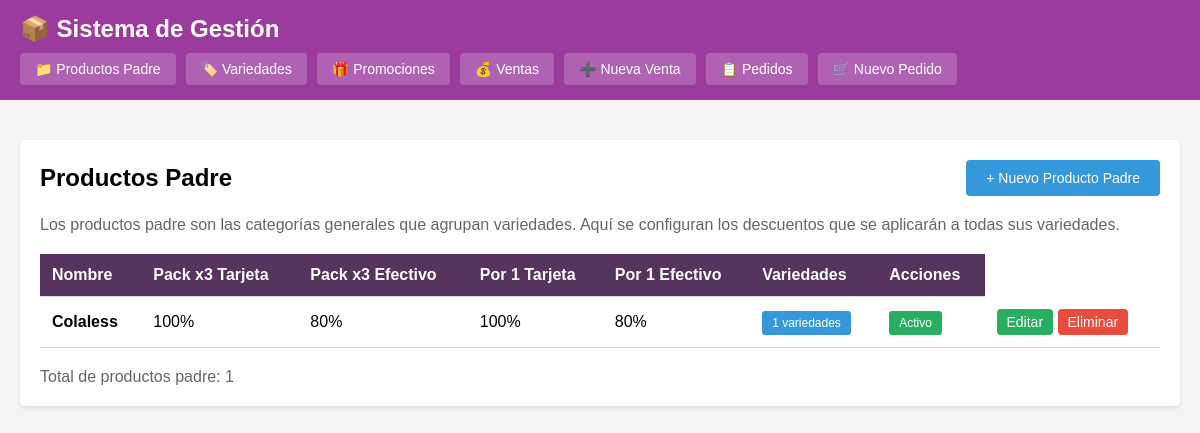
The page /index.php?c=productoPadre&a=index on the database as committed earlier.
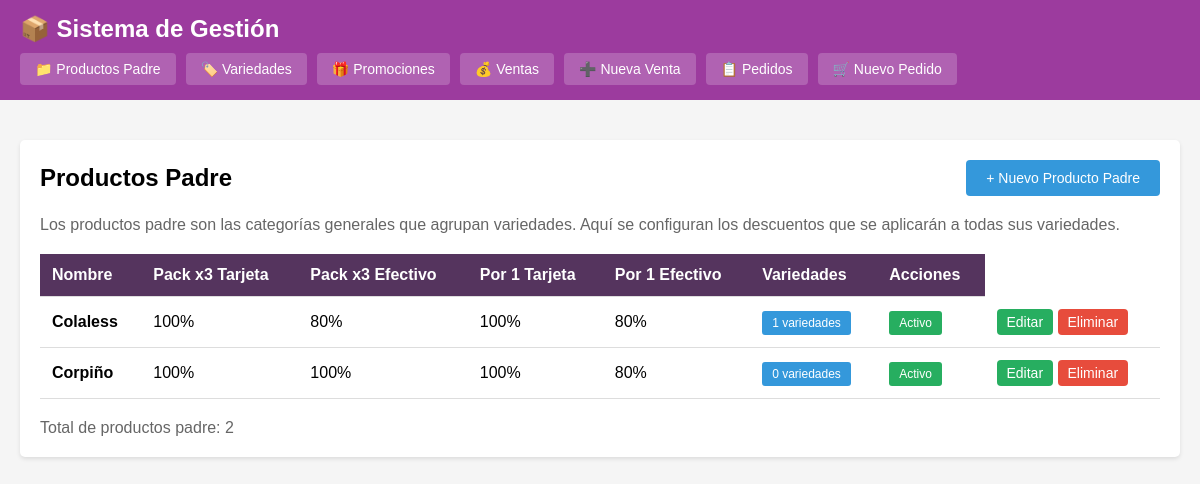
The same page on the database as committed later.
### tables this page shows
CREATE TABLE productos_padre (
            id INTEGER PRIMARY KEY AUTOINCREMENT,
            nombre VARCHAR(200) NOT NULL,
            porcentaje_pack3_tarjeta DECIMAL(5,2) DEFAULT 100,
            porcentaje_pack3_efectivo DECIMAL(5,2) DEFAULT 80,
            porcentaje_unidad_tarjeta DECIMAL(5,2) DEFAULT 100,
            porcentaje_unidad_efectivo DECIMAL(5,2) DEFAULT 80,
            activo INTEGER DEFAULT 1,
            fecha_creacion DATETIME DEFAULT CURRENT_TIMESTAMP
        );

### controllers/ProductoPadreController.php (called while the page is built, shortened)
<?php
class ProductoPadreController {
    private $productoPadreModel;
    public function __construct() {
        $this->productoPadreModel = new ProductoPadre();
    }
    public function index() {
        $productos = $this->productoPadreModel->getAll(true);
        $this->render('productos_padre/index', [
            'productos' => $productos
        ]);
    }
    private function render($view, $data = []) {
        extract($data);
        require BASE_PATH . '/views/' . $view . '.php';
        require BASE_PATH . '/views/layout.php';
    }
}
?>

### config/database.php (called while the page is built, shortened)
<?php
class Database {
    private static $instance = null;
    private $conn;
    private function __construct() {
        try {
            $this->conn = new PDO('sqlite:' . DB_PATH);
            $this->conn->setAttribute(PDO::ATTR_ERRMODE, PDO::ERRMODE_EXCEPTION);
            $this->conn->setAttribute(PDO::ATTR_DEFAULT_FETCH_MODE, PDO::FETCH_ASSOC);
        } catch(PDOException $e) {
            die("Error de conexión: " . $e->getMessage());
        }
    }
    public static function getInstance() {
        if (self::$instance === null) {
            self::$instance = new self();
        }
        return self::$instance;
    }
    public function getConnection() {
        return $this->conn;
    }
}
?>

### models/ProductoPadre.php (called while the page is built, shortened)
<?php
class ProductoPadre {
    private $db;
    public function __construct() {
        $this->db = Database::getInstance()->getConnection();
    }
    public function getAll($soloActivos = true) {
        $sql = "SELECT * FROM productos_padre";
        if ($soloActivos) $sql .= " WHERE activo = 1";
        $sql .= " ORDER BY nombre";
        $stmt = $this->db->query($sql);
        return $stmt->fetchAll();
    }
    public function cantidadVariedades($id) {
        $stmt = $this->db->prepare("SELECT COUNT(*) FROM variedades WHERE producto_padre_id = ? AND activo = 1");
        $stmt->execute([$id]);
        return $stmt->fetchColumn();
    }
}
?>

### views/productos_padre/index.php (the view)
<div style="display: flex; justify-content: space-between; align-items: center; margin-bottom: 20px;">
    <h2>Productos Padre</h2>
    <a href="index.php?c=productoPadre&a=crear" class="btn btn-primary">+ Nuevo Producto Padre</a>
</div>
<p style="color: #666; margin-bottom: 20px;">
    Los productos padre son las categorías generales que agrupan variedades. Aquí se configuran los descuentos que se aplicarán a todas sus variedades.
</p>
<?php if (empty($productos)): ?>
    <p>No hay productos padre registrados.</p>
<?php else: ?>
    <table>
        <thead>
            <tr>
                <th>Nombre</th>
                <th>Pack x3 Tarjeta</th>
                <th>Pack x3 Efectivo</th>
                <th>Por 1 Tarjeta</th>
                <th>Por 1 Efectivo</th>
                <th>Variedades</th>
                <th>Acciones</th>
            </tr>
        </thead>
        <tbody>
            <?php
            $productoPadreModel = new ProductoPadre();
            foreach ($productos as $prod):
                $cantidad_variedades = $productoPadreModel->cantidadVariedades($prod['id']);
            ?>
                <tr>
                    <td><strong><?= htmlspecialchars($prod['nombre']) ?></strong></td>
                    <td><?= $prod['porcentaje_pack3_tarjeta'] ?>%</td>
                    <td><?= $prod['porcentaje_pack3_efectivo'] ?>%</td>
                    <td><?= $prod['porcentaje_unidad_tarjeta'] ?>%</td>
                    <td><?= $prod['porcentaje_unidad_efectivo'] ?>%</td>
                    <td>
                        <span class="badge" style="background: #3498db;"><?= $cantidad_variedades ?> variedades</span>
                    </td>
                    <td>
                        <span class="badge badge-activo">Activo</span>
                    </td>
                    <td>
                        <a href="index.php?c=productoPadre&a=editar&id=<?= $prod['id'] ?>" class="btn btn-success" style="padding: 5px 10px;">Editar</a>
                        <a href="index.php?c=productoPadre&a=eliminar&id=<?= $prod['id'] ?>"
                           class="btn btn-danger"
                           style="padding: 5px 10px;"
                           onclick="return confirm('¿Eliminar este producto padre?')">Eliminar</a>
                    </td>
                </tr>
            <?php endforeach; ?>
        </tbody>
    </table>
    <div style="margin-top: 20px; color: #666;">
        Total de productos padre: <?= count($productos) ?>
    </div>
<?php endif; ?>

Rows that differ between the two databases and show on the page:
added productos_padre: nombre "Corpiño", porcentaje_pack3_tarjeta "100", porcentaje_pack3_efectivo "100", porcentaje_unidad_tarjeta "100", porcentaje_unidad_efectivo "80", cantidad_variedades "0"
Other text that changed with them:
count($productos): "1" → "2"
